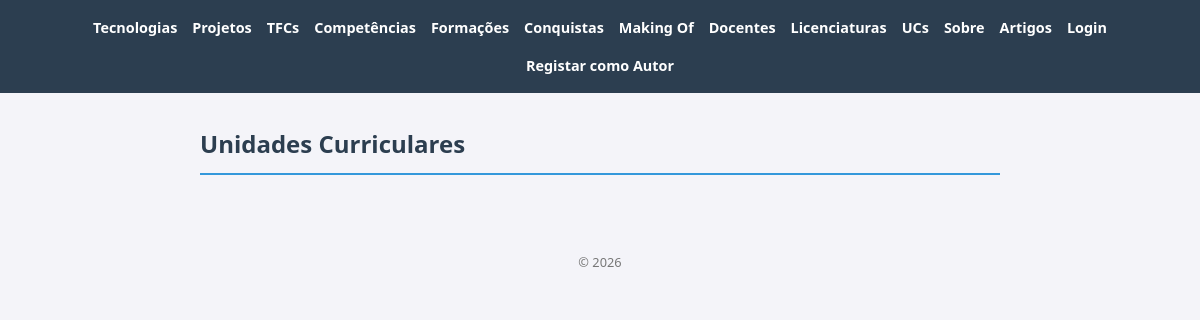
The app's page /portfolio/unidades-curriculares/, older data.
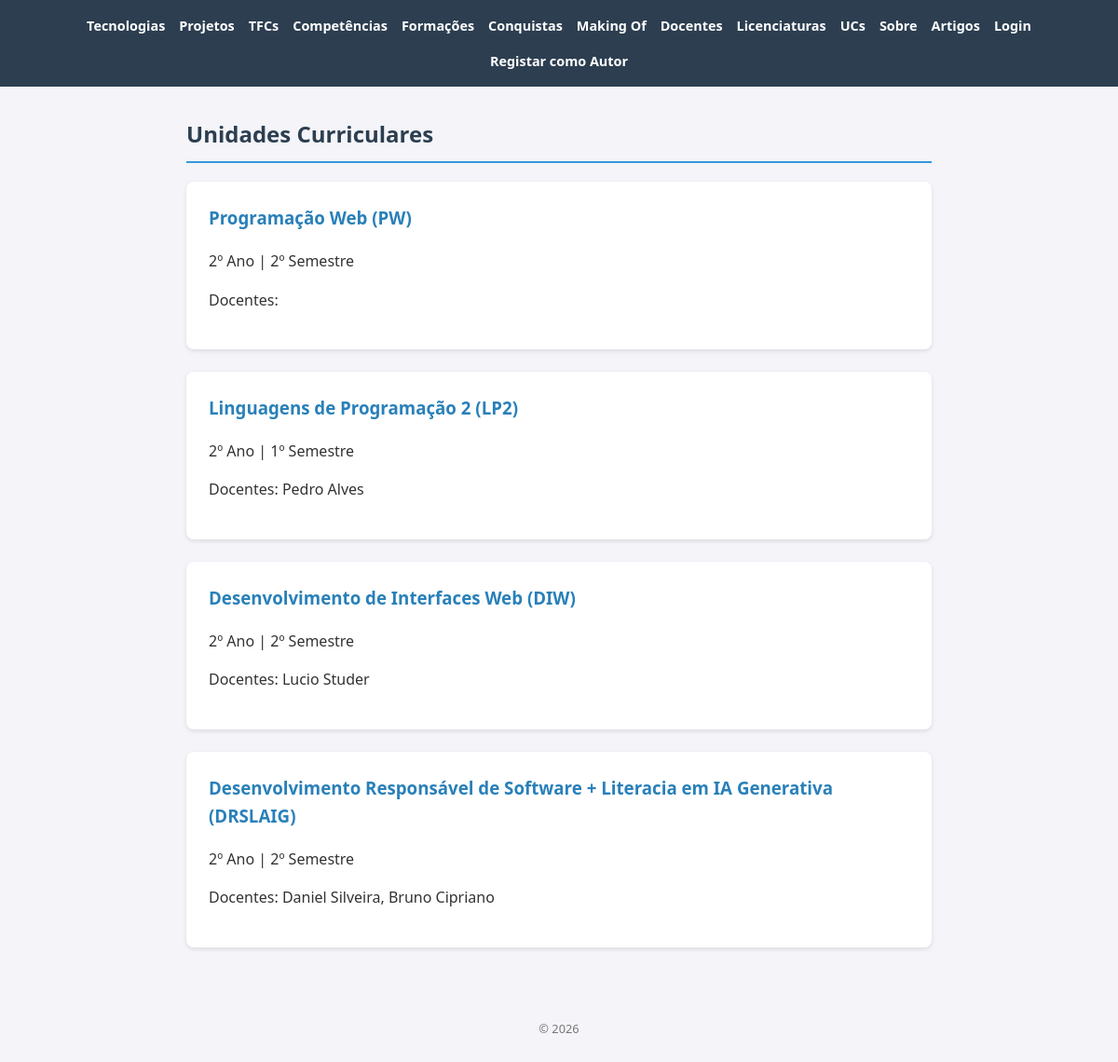
The same page, newer data.
### portfolio/models.py (models this page shows, shortened)
class UnidadeCurricular(models.Model):
    licenciatura = models.ForeignKey(Licenciatura, on_delete=models.CASCADE,
                                     related_name='unidades_curriculares')
    nome = models.CharField(max_length=200)
    sigla = models.CharField(max_length=20, blank=True)
    ano = models.IntegerField(default=4)
    semestre = models.IntegerField(default=2)
    docentes = models.ManyToManyField(Docente, blank=True, related_name='unidades_curriculares')
    obrigatoria = models.BooleanField(default=True)

class Docente(models.Model):
    nome = models.CharField(max_length=200)
    email = models.EmailField(blank=True)
    url_lusofona = models.URLField(blank=True)
    foto = models.ImageField(upload_to='docentes/', blank=True, null=True)

### portfolio/views.py (the view)
# urls.py: path('unidades-curriculares/', views.unidades_curriculares_view, name='unidades_curriculares'),
def unidades_curriculares_view(request):
    ucs = UnidadeCurricular.objects.select_related('licenciatura').prefetch_related('docentes').all()
    return render(request, 'unidades_curriculares.html', {'ucs': ucs})

### portfolio/templates/unidades_curriculares.html
{% extends "base.html" %}
{% block content %}
<h2>Unidades Curriculares</h2>
{% for uc in ucs %}
    <article>
        <h3>{{ uc.nome }} ({{ uc.sigla }})</h3>
        <p>{{ uc.ano }}º Ano | {{ uc.semestre }}º Semestre</p>
        <p>Docentes: {% for d in uc.docentes.all %}{{ d.nome }}{% if not forloop.last %}, {% endif %}{% endfor %}</p>
    </article>
{% endfor %}
{% endblock %}

Row changes from the older to the newer data that the page shows:
added UnidadeCurricular: nome "Programação Web", sigla "PW", ano "2", semestre "2"
added UnidadeCurricular: nome "Linguagens de Programação 2", sigla "LP2", ano "2", semestre "1"
added Docente: nome "Pedro Alves", shown under "Linguagens de Programação 2"
added UnidadeCurricular: nome "Desenvolvimento de Interfaces Web", sigla "DIW", ano "2", semestre "2"
added Docente: nome "Lucio Studer", shown under "Desenvolvimento de Interfaces Web"
added UnidadeCurricular: nome "Desenvolvimento Responsável de Software + Literacia em IA Generativa", sigla "DRSLAIG", ano "2", semestre "2"
added Docente: nome "Daniel Silveira", shown under "Desenvolvimento Responsável de Software + Literacia em IA Generativa"
added Docente: nome "Bruno Cipriano", shown under "Desenvolvimento Responsável de Software + Literacia em IA Generativa"
